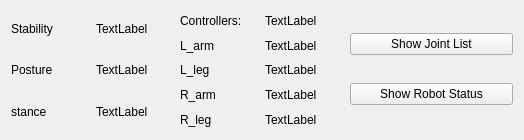
<?xml version="1.0" encoding="UTF-8"?>
<ui version="4.0">
 <class>status_window</class>
 <widget class="QWidget" name="status_window">
  <property name="geometry">
   <rect>
    <x>0</x>
    <y>0</y>
    <width>524</width>
    <height>140</height>
   </rect>
  </property>
  <property name="windowTitle">
   <string>status_window</string>
  </property>
  <layout class="QHBoxLayout" name="horizontalLayout">
   <item>
    <layout class="QVBoxLayout" name="verticalLayout_2">
     <item>
      <layout class="QHBoxLayout" name="horizontalLayout_2">
       <item>
        <widget class="QLabel" name="label_2">
         <property name="text">
          <string>Stability</string>
         </property>
        </widget>
       </item>
       <item>
        <widget class="QLabel" name="stabilityLabel">
         <property name="text">
          <string>TextLabel</string>
         </property>
        </widget>
       </item>
      </layout>
     </item>
     <item>
      <layout class="QHBoxLayout" name="horizontalLayout_3">
       <item>
        <widget class="QLabel" name="label_3">
         <property name="text">
          <string>Posture</string>
         </property>
        </widget>
       </item>
       <item>
        <widget class="QLabel" name="postureLabel">
         <property name="text">
          <string>TextLabel</string>
         </property>
        </widget>
       </item>
      </layout>
     </item>
     <item>
      <layout class="QHBoxLayout" name="horizontalLayout_4">
       <item>
        <widget class="QLabel" name="label_6">
         <property name="text">
          <string>stance</string>
         </property>
        </widget>
       </item>
       <item>
        <widget class="QLabel" name="stanceLabel">
         <property name="text">
          <string>TextLabel</string>
         </property>
        </widget>
       </item>
      </layout>
     </item>
    </layout>
   </item>
   <item>
    <layout class="QVBoxLayout" name="verticalLayout_3">
     <item>
      <layout class="QHBoxLayout" name="horizontalLayout_6">
       <item>
        <widget class="QLabel" name="label_9">
         <property name="text">
          <string>Controllers:</string>
         </property>
        </widget>
       </item>
       <item>
        <widget class="QLabel" name="behaviorLabel">
         <property name="text">
          <string>TextLabel</string>
         </property>
        </widget>
       </item>
      </layout>
     </item>
     <item>
      <layout class="QHBoxLayout" name="horizontalLayout_7">
       <item>
        <widget class="QLabel" name="label_14">
         <property name="text">
          <string>L_arm</string>
         </property>
        </widget>
       </item>
       <item>
        <widget class="QLabel" name="l_armLabel">
         <property name="text">
          <string>TextLabel</string>
         </property>
        </widget>
       </item>
      </layout>
     </item>
     <item>
      <layout class="QHBoxLayout" name="horizontalLayout_8">
       <item>
        <widget class="QLabel" name="label_15">
         <property name="text">
          <string>L_leg</string>
         </property>
        </widget>
       </item>
       <item>
        <widget class="QLabel" name="l_legLabel">
         <property name="text">
          <string>TextLabel</string>
         </property>
        </widget>
       </item>
      </layout>
     </item>
     <item>
      <layout class="QHBoxLayout" name="horizontalLayout_9">
       <item>
        <widget class="QLabel" name="label_12">
         <property name="text">
          <string>R_arm</string>
         </property>
        </widget>
       </item>
       <item>
        <widget class="QLabel" name="r_armLabel">
         <property name="text">
          <string>TextLabel</string>
         </property>
        </widget>
       </item>
      </layout>
     </item>
     <item>
      <layout class="QHBoxLayout" name="horizontalLayout_5">
       <item>
        <widget class="QLabel" name="label_13">
         <property name="text">
          <string>R_leg</string>
         </property>
        </widget>
       </item>
       <item>
        <widget class="QLabel" name="r_legLabel">
         <property name="text">
          <string>TextLabel</string>
         </property>
        </widget>
       </item>
      </layout>
     </item>
    </layout>
   </item>
   <item>
    <layout class="QVBoxLayout" name="verticalLayout">
     <item>
      <widget class="QPushButton" name="showJointButton">
       <property name="text">
        <string>Show Joint List</string>
       </property>
      </widget>
     </item>
     <item>
      <widget class="QPushButton" name="showRobotStatus">
       <property name="text">
        <string>Show Robot Status</string>
       </property>
      </widget>
     </item>
    </layout>
   </item>
  </layout>
 </widget>
 <layoutdefault spacing="6" margin="11"/>
 <resources/>
 <connections/>
</ui>
